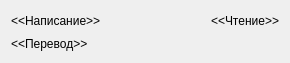
<?xml version="1.0" encoding="UTF-8"?>
<ui version="4.0">
 <class>CardViewWidget</class>
 <widget class="QWidget" name="CardViewWidget">
  <property name="geometry">
   <rect>
    <x>0</x>
    <y>0</y>
    <width>290</width>
    <height>63</height>
   </rect>
  </property>
  <property name="windowTitle">
   <string>Form</string>
  </property>
  <layout class="QVBoxLayout" name="verticalLayout">
   <item>
    <layout class="QHBoxLayout" name="horizontalLayout">
     <item>
      <widget class="QLabel" name="symbolLabel">
       <property name="text">
        <string>&lt;&lt;Написание&gt;&gt;</string>
       </property>
      </widget>
     </item>
     <item>
      <spacer name="horizontalSpacer">
       <property name="orientation">
        <enum>Qt::Horizontal</enum>
       </property>
       <property name="sizeHint" stdset="0">
        <size>
         <width>40</width>
         <height>20</height>
        </size>
       </property>
      </spacer>
     </item>
     <item>
      <widget class="QLabel" name="readingLabel">
       <property name="text">
        <string>&lt;&lt;Чтение&gt;&gt;</string>
       </property>
      </widget>
     </item>
    </layout>
   </item>
   <item>
    <widget class="QLabel" name="descriptionLabel">
     <property name="text">
      <string>&lt;&lt;Перевод&gt;&gt;</string>
     </property>
    </widget>
   </item>
  </layout>
 </widget>
 <resources/>
 <connections/>
</ui>
